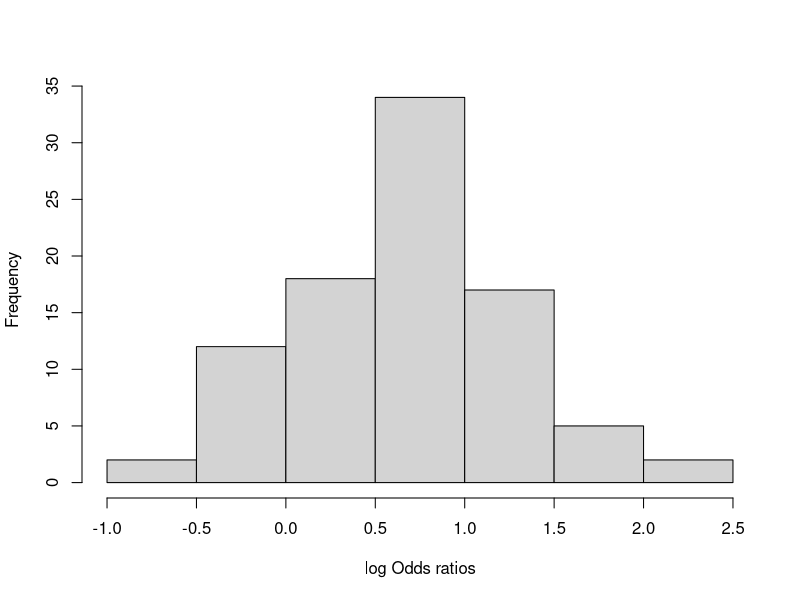
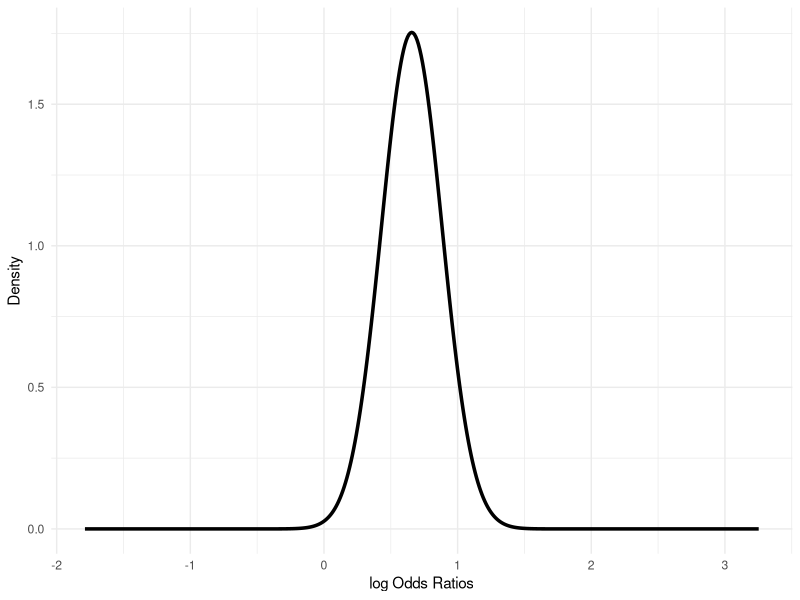
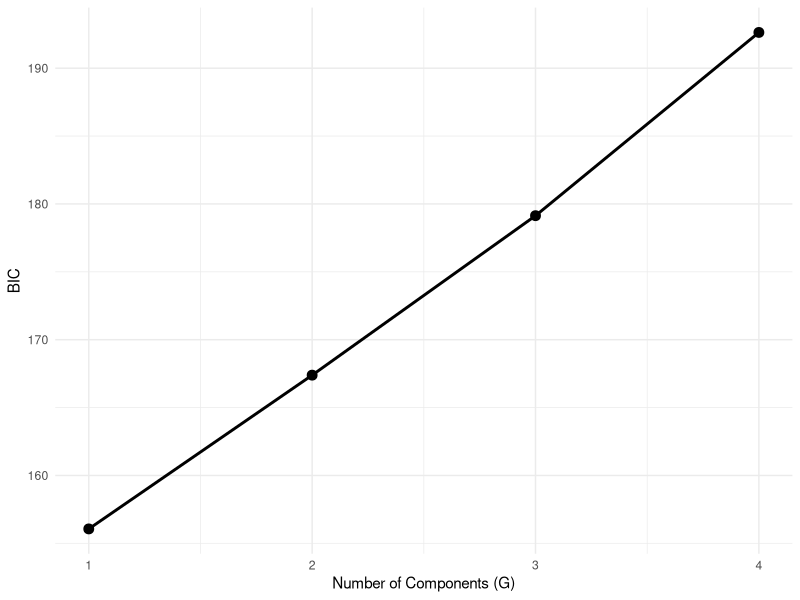
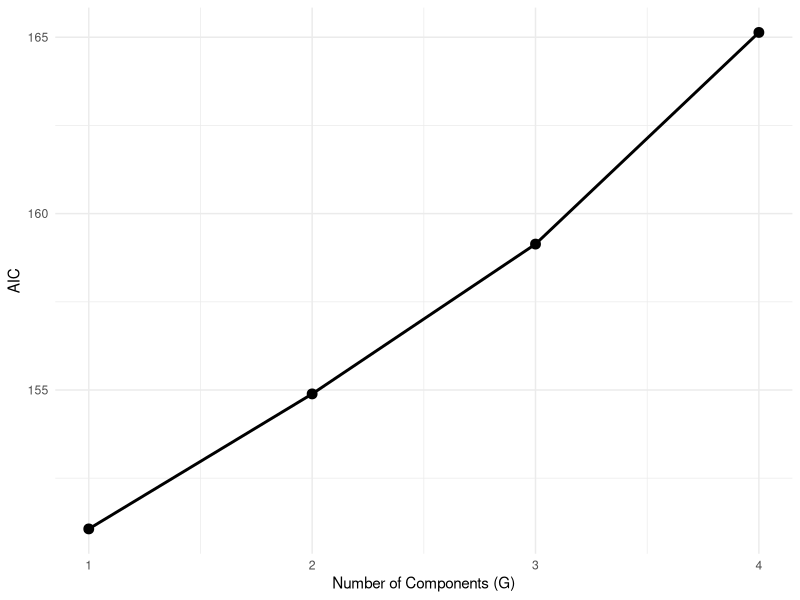
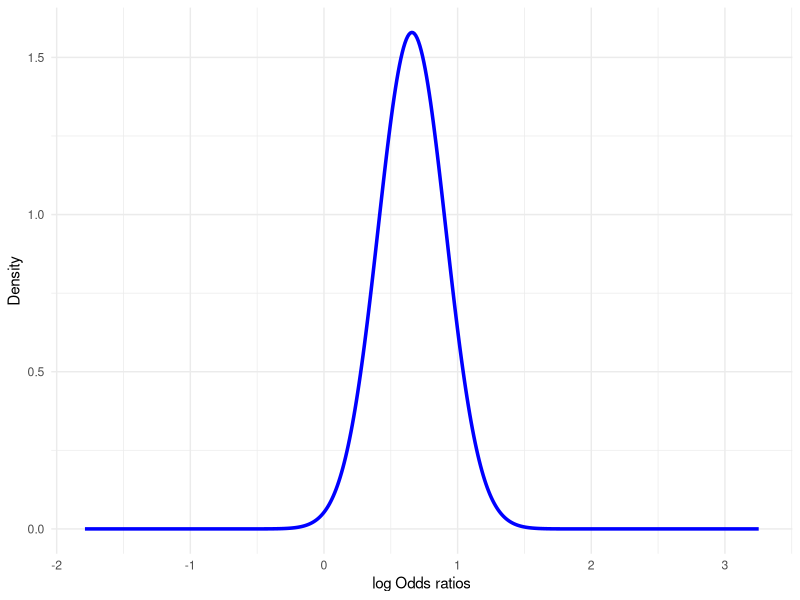
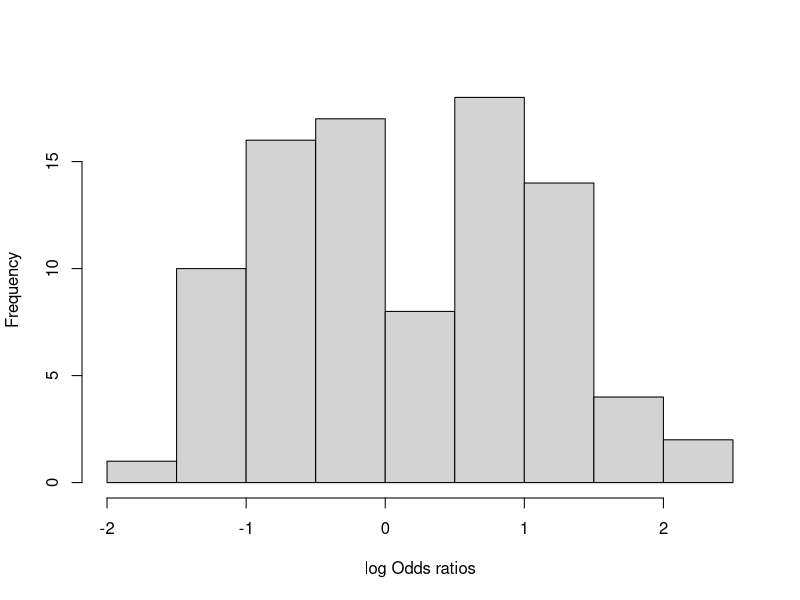
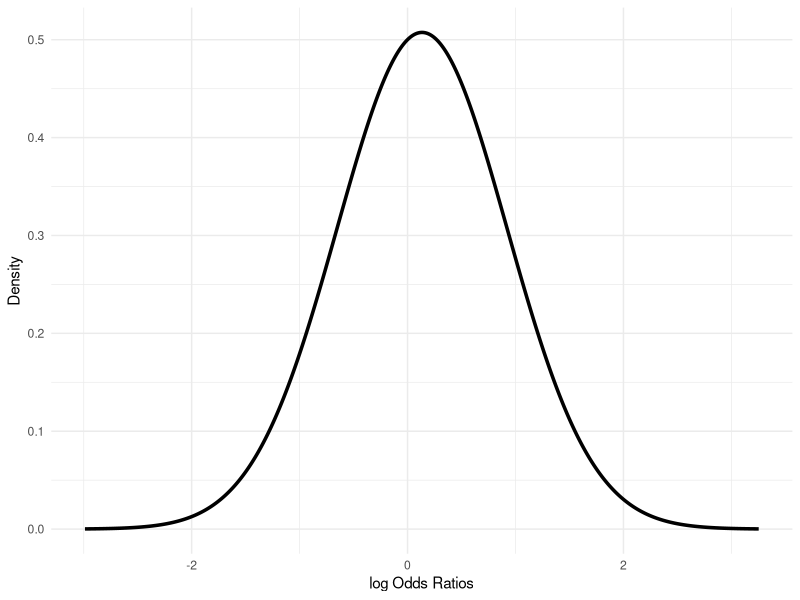
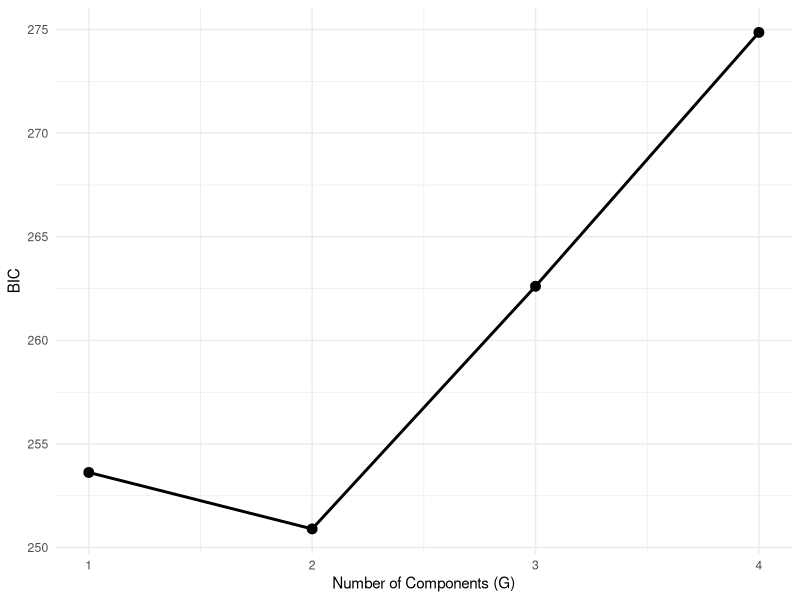

The R script that drew these images, in order:
## ---- chunk 1
knitr::opts_chunk$set(echo = TRUE)
## ---- chunk 2
library(readxl)
library(metafor)
library(ggplot2)

## ---- chunk 3
### -------------------------------
### Function: initialize_params()
### -------------------------------
# Generates initial values for each parameter--- to be used in EM algorithm

# Y: observed effect sizes
# s2: vector of within-study variances
# G: number of components (clusters)
# epsilon: small positive constant

initialize_params <- function(Y, s2, G, epsilon = 1e-3) {
  # Step 1: Run k-means clustering
  km <- kmeans(Y, centers = G, nstart = 20)
  
  # Step 2: Component means (ensure numeric vector)
  mu_init <- as.numeric(km$centers)
  
  # Step 3: Cluster assignments
  z_init <- km$cluster
  
  # Step 4: Mixing proportions (ensure numeric vector)
  pi_init <- as.numeric(table(z_init) / length(Y))
  
  # Step 5: Between-study variances (ensure numeric vector)
  tau2_init <- numeric(G)
  for (g in 1:G) {
    Y_g <- Y[z_init == g]
    s2_g <- s2[z_init == g]
    var_Yg <- var(Y_g)
    tau2_init[g] <- max(var_Yg - mean(s2_g), epsilon)
  }
  
  # Step 6: Return as clean numeric list
  list(
    mu_init = mu_init,
    tau2_init = tau2_init,
    pi_init = pi_init
  )
}


### -------------------------------
### Function: update_tau2()
### -------------------------------
# Function to update between study variance parameter estimate--- to be used in EM algorithm

update_tau2 <- function(Y, s2, gam, mu, tau2_init,
                        epsilon = 1e-8,
                        min_weight = 1e-6) {
  
  neg_loglik_tau2_g <- function(tau2_g, Y, s2, gam_g, mu_g) {
    if (tau2_g <= 0) return(1e20)
    
    v <- tau2_g + s2
    w <- gam_g / sum(gam_g)  # normalised weights
    
    -sum(w * (-0.5 * log(v) - 0.5 * (Y - mu_g)^2 / v))
  }
  
  sapply(seq_along(mu), function(g) {
    
    # Effective component size
    w_g <- sum(gam[, g])
    
    # If component is effectively empty, keep previous value
    if (w_g < min_weight) {
      return(tau2_init[g])
    }
    
    optim(
      par = tau2_init[g],
      fn = neg_loglik_tau2_g,
      method = "L-BFGS-B",
      lower = epsilon,
      Y = Y,
      s2 = s2,
      gam_g = gam[, g],
      mu_g = mu[g]
    )$par
  })
}

### -------------------------------
### Function: run_em_algorithm()
### -------------------------------
### procedure to get EM-estimated mixture parameters


run_em_algorithm <- function(Y, s2, mu_init, pi_init, tau2_init, tol = 1e-3, rl = 500) {
  y <- as.vector(Y)
  s2_i <- as.vector(s2)
  mu <- mu_init
  pi <- pi_init
  tau2 <- tau2_init
  g <- length(mu)
  
  loglik_old <- -Inf
  
  for (iter in 1:rl) {
    # E-step
    den_gam <- sapply(1:g, function(j) {
      pi[j] * dnorm(y, mu[j], sqrt(tau2[j] + s2_i))
    })
    row_sum <- rowSums(den_gam)
    row_sum[row_sum == 0] <- .Machine$double.eps
    gam <- den_gam / row_sum

    
    # M-step
    ng <- colSums(gam)
    npi <- ng / sum(ng)
    
    nmu <- sapply(1:g, function(j) {
      sum(gam[, j] * y / (tau2[j] + s2_i)) /
        sum(gam[, j] / (tau2[j] + s2_i))
    })
    
    ntau2 <- update_tau2(y, s2_i, gam, nmu, tau2)
    
    # Enforce ordering by component mean
    order_idx <- order(nmu)
    nmu <- nmu[order_idx]
    ntau2 <- ntau2[order_idx]
    npi <- npi[order_idx]
    
    # Compute log-likelihood
    dens <- rowSums(sapply(1:g, function(j) {
      npi[j] * dnorm(y, mean = nmu[j], sd = sqrt(ntau2[j] + s2_i))
    }))
    
    dens[dens == 0] <- .Machine$double.eps
    loglik <- sum(log(dens))

    
    # Convergence check
    if (abs(loglik - loglik_old) < tol && iter > 10) {
      return(list(
        mu = nmu,
        tau2 = ntau2,
        pi = npi,
        loglik = loglik,
        iter = iter,
        converged = TRUE
      ))
    }
    
    mu <- nmu
    tau2 <- ntau2
    pi <- npi
    loglik_old <- loglik
  }
  
  # Return final results even if not converged
  list(
    mu = mu,
    tau2 = tau2,
    pi = pi,
    loglik = loglik,
    iter = rl,
    converged = FALSE
  )
}

## ---- chunk 4
nrt <- read_xlsx("NRT main.xlsx")

nrt$NRT_NoEvent <- nrt$NRT_N - nrt$NRT_Event
nrt$Placebo_NoEvent <- nrt$Placebo_N - nrt$Placebo_Event

nrt <- subset(nrt, select= -c(NRT_N, Placebo_N))

# compute odds ratio
nrt$OR <- (nrt$NRT_Event * nrt$Placebo_NoEvent)/(nrt$Placebo_Event * nrt$NRT_NoEvent)

# compute log odds_ratio
nrt$lOR <- log(nrt$OR)

# compute log odds ratio approximate variance
nrt$vlOR <- (1/nrt$NRT_Event)+(1/nrt$Placebo_NoEvent)+(1/nrt$Placebo_Event)+(1/nrt$NRT_NoEvent)

nrt$se.lOR <- sqrt(nrt$vlOR)

nrt_mdat <- nrt[, c("Gender", "Follow_up", "Source", "lOR", "vlOR", "se.lOR")]

hist(nrt_mdat$lOR, main=" ", xlab = "log Odds ratios")

## ---- chunk 5
nrt.res_DL <- rma(lOR, vlOR, data = nrt_mdat, method="DL")

summary(nrt.res_DL)
## ---- chunk 6

x_seq <- seq(min(nrt_mdat$lOR) - 1, max(nrt_mdat$lOR) + 1, length.out = 500)
DLest_density <- dnorm(x_seq, nrt.res_DL$beta[1], sqrt(nrt.res_DL$tau2))

# Create dataframe for plotting
df_DL <- data.frame(
  x = x_seq,
  density = DLest_density
)

# Plot with ggplot
library(ggplot2)

ggplot(df_DL, aes(x = x, y = density)) +
  geom_line(linewidth = 1.2) +
  theme_minimal() +
  labs(
    x = "log Odds Ratios",
    y = "Density"
  )

## ---- chunk 7

### -----------------------------------
### Model selection for MREM via EM
### -----------------------------------

# Data
Y <- nrt_mdat$lOR
s2 <- nrt_mdat$vlOR
K <- length(Y)

# Container to store results
em_results <- list()
bic_values <- numeric()
aic_values <- numeric()

# Loop over G = 1, 2, 3, 4
for (G in 1:4) {
  cat("\nFitting model with G =", G, "\n")
  
  # Initialize
  init_res <- initialize_params(Y, s2, G = G)
  
  # Run EM algorithm
  em_res <- run_em_algorithm(
    Y = Y,
    s2 = s2,
    mu_init = init_res$mu_init,
    pi_init = init_res$pi_init,
    tau2_init = init_res$tau2_init,
    rl = 2000
  )
  
  # Number of parameters:
  # G means + G variances + (G - 1) mixture weights
  nparam <- (2 * G) + (G - 1)
  
  # BIC computation
  bic_val <- -2 * em_res$loglik + nparam * log(K)
  aic_val <- 2*nparam - 2*em_res$loglik
  
  # Store results
  em_results[[G]] <- em_res
  bic_values[G] <- bic_val
  aic_values[G] <- aic_val
}

# Create BIC summary
bic_table <- data.frame(
  G = 1:4,
  BIC = bic_values
)

# Create AIC summary
aic_table <- data.frame(
  G = 1:4,
  AIC = aic_values
)

# Plot the BIC
ggplot(bic_table, aes(x = G, y = BIC)) +
  geom_point(size = 3) +
  geom_line(linewidth = 1) +
  theme_minimal() +
  labs(
    x = "Number of Components (G)",
    y = "BIC"
  )

# Plot the AIC
ggplot(aic_table, aes(x = G, y = AIC)) +
  geom_point(size = 3) +
  geom_line(linewidth = 1) +
  theme_minimal() +
  labs(
    x = "Number of Components (G)",
    y = "AIC"
  )



# Select best model
best_G <- bic_table$G[which.min(bic_table$BIC)]
best_model <- em_results[[best_G]]

cat("\nBest model selected: G =", best_G, "\n")
print(bic_table)
print(aic_table)

# Plot the estimated random effects density only
x_seq <- seq(min(Y) - 1, max(Y) + 1, length.out = 500)
mix_density <- rowSums(sapply(1:best_G, function(g) {
  best_model$pi[g] * dnorm(x_seq,
                           mean = best_model$mu[g],
                           sd = sqrt(best_model$tau2[g]))
}))
plot_data <- data.frame(x_seq, mix_density)

ggplot(plot_data, aes(x = x_seq, y = mix_density)) +
  geom_line(color = "blue", linewidth = 1.2) +
  labs(
    x = "log Odds ratios",
    y = "Density"
  ) +
  theme_minimal()

best_model
## ---- chunk 8

###################################################
## Making mixture a bit more pronounced in data.
## For demonstration purposes.
###################################################

# To allow better demonstration of the MREM via EM 
# Make a copy so we don't change the real data
nrt_sim <- nrt_mdat

# Subtract 0.7 from logOR for exactly the rows we want:
# - women in mid or long term
# - men in long term
nrt_sim$lOR <- ifelse(
  (nrt_sim$Gender == "Female" & nrt_sim$Follow_up %in% c("mid-term", "long-term")) |
  (nrt_sim$Gender == "Male"   & nrt_sim$Follow_up == "long-term"),
  nrt_sim$lOR - 1.2,      # pull these down
  nrt_sim$lOR              # leave all others unchanged
)

hist(nrt_sim$lOR, main=" ", xlab = "log Odds ratios")

## ---- chunk 9
nrt.res_DL <- rma(lOR, vlOR, data = nrt_sim, method="DL")

summary(nrt.res_DL)

x_seq <- seq(min(nrt_sim$lOR) - 1, max(nrt_sim$lOR) + 1, length.out = 500)
DLest_density <- dnorm(x_seq, nrt.res_DL$beta[1], sqrt(nrt.res_DL$tau2))

# Create dataframe for plotting
df_DL <- data.frame(
  x = x_seq,
  density = DLest_density
)

# Plot with ggplot
library(ggplot2)

ggplot(df_DL, aes(x = x, y = density)) +
  geom_line(linewidth = 1.2) +
  theme_minimal() +
  labs(
    x = "log Odds Ratios",
    y = "Density"
  )


## ---- chunk 10

### -----------------------------------
### Model selection for MREM via EM
### -----------------------------------

# Data
Y <- nrt_sim$lOR
s2 <- nrt_sim$vlOR
K <- length(Y)

# Container to store results
em_results <- list()
bic_values <- numeric()
aic_values <- numeric()

# Loop over G = 1, 2, 3, 4
for (G in 1:4) {
  cat("\nFitting model with G =", G, "\n")
  
  # Initialize
  init_res <- initialize_params(Y, s2, G = G)
  
  # Run EM algorithm
  em_res <- run_em_algorithm(
    Y = Y,
    s2 = s2,
    mu_init = init_res$mu_init,
    pi_init = init_res$pi_init,
    tau2_init = init_res$tau2_init,
    rl = 2000
  )
  
  # Number of parameters:
  # G means + G variances + (G - 1) mixture weights
  nparam <- (2 * G) + (G - 1)
  
  # BIC computation
  bic_val <- -2 * em_res$loglik + nparam * log(K)
  aic_val <- 2*nparam - 2*em_res$loglik
  
  # Store results
  em_results[[G]] <- em_res
  bic_values[G] <- bic_val
  aic_values[G] <- aic_val
}

# Create BIC summary
bic_table <- data.frame(
  G = 1:4,
  BIC = bic_values
)

# Create AIC summary
aic_table <- data.frame(
  G = 1:4,
  AIC = aic_values
)

# Plot the BIC
ggplot(bic_table, aes(x = G, y = BIC)) +
  geom_point(size = 3) +
  geom_line(linewidth = 1) +
  theme_minimal() +
  labs(
    x = "Number of Components (G)",
    y = "BIC"
  )

# Plot the AIC
ggplot(aic_table, aes(x = G, y = AIC)) +
  geom_point(size = 3) +
  geom_line(linewidth = 1) +
  theme_minimal() +
  labs(
    x = "Number of Components (G)",
    y = "AIC"
  )



# Select best model
best_G <- bic_table$G[which.min(bic_table$BIC)]
best_model <- em_results[[best_G]]

cat("\nBest model selected: G =", best_G, "\n")
print(bic_table)
print(aic_table)

# Plot the estimated random effects density only
x_seq <- seq(min(Y) - 1, max(Y) + 1, length.out = 500)
mix_density <- rowSums(sapply(1:best_G, function(g) {
  best_model$pi[g] * dnorm(x_seq,
                           mean = best_model$mu[g],
                           sd = sqrt(best_model$tau2[g]))
}))
plot_data <- data.frame(x_seq, mix_density)

ggplot(plot_data, aes(x = x_seq, y = mix_density)) +
  geom_line(color = "blue", linewidth = 1.2) +
  labs(
    x = "log Odds ratios",
    y = "Density"
  ) +
  theme_minimal()

best_model
